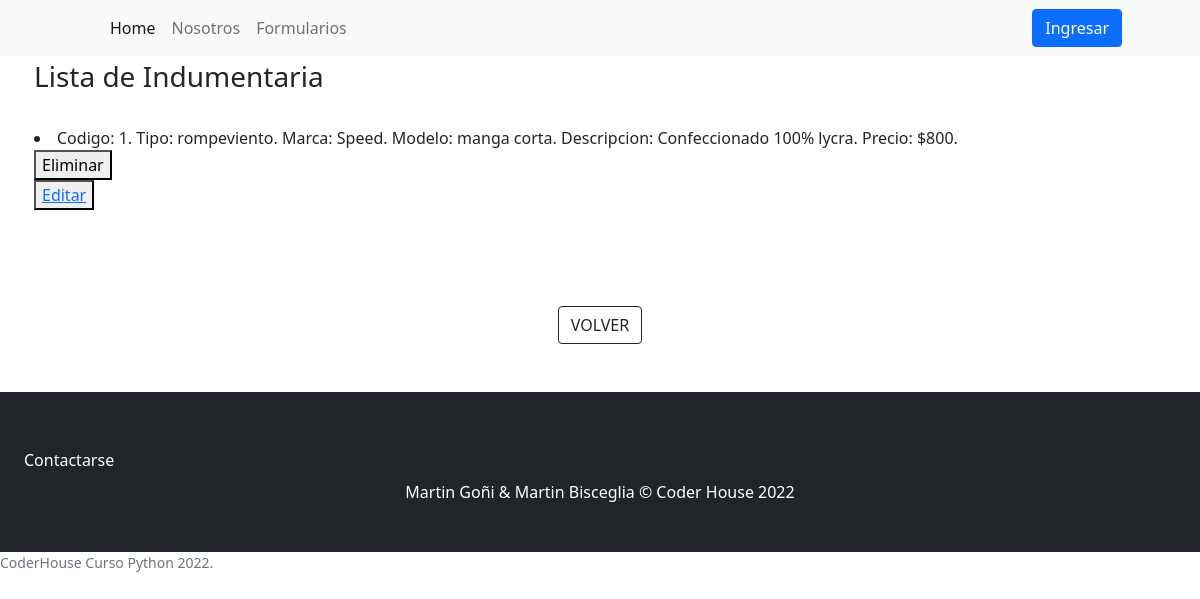
/Appventas/Leerindumentria/, run on an earlier commit of the app's database.
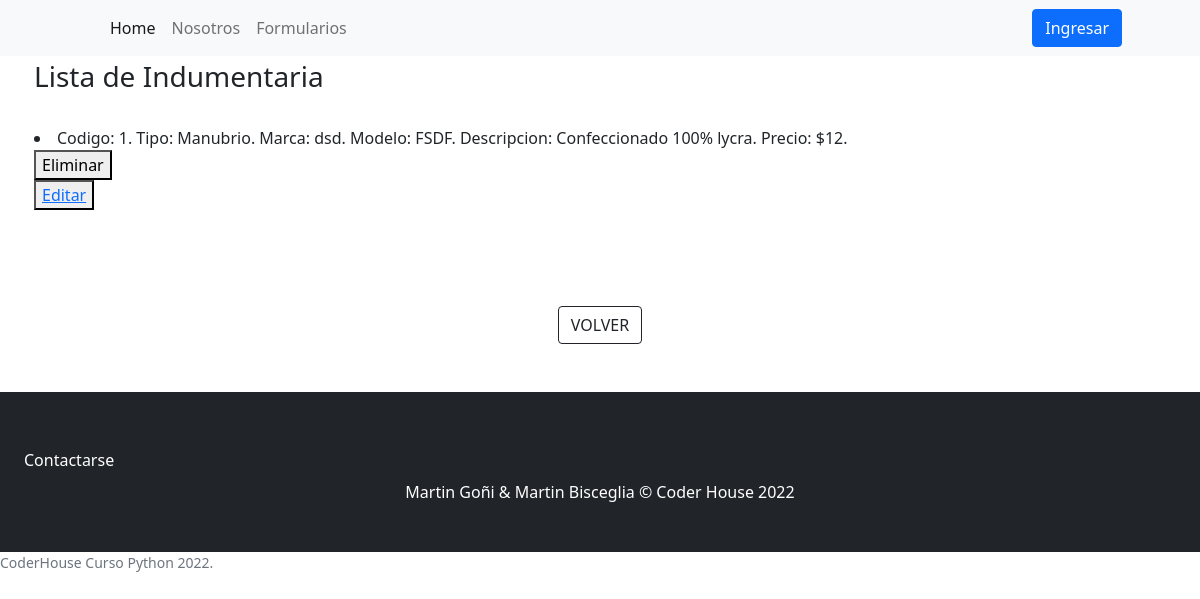
And on a later commit of the database.
### Appventas/models.py (models this page shows, shortened)
class producto (models.Model):
    codigo = models.IntegerField()
    marca = models.CharField(max_length=30)
    modelo = models.CharField(max_length=30)
    descripcion = models.CharField(max_length=100)
    precio = models.IntegerField()
    class Meta:
        abstract = True

class indumentaria(producto):
    tipo = models.CharField(max_length=30)
    talle = models.CharField(max_length=30)

### Appventas/views.py (the view)
# urls.py: path('Leerindumentria/', LeerIndum, name="Leerindume"),
def LeerIndum (request):
    print("method:", request.method) #Va  a imprimir por terminal el método que utilizamos.
    FormularioIndumentaria=indumentaria.objects.all()
    contexto={"Indumentaria":FormularioIndumentaria}
    return render (request, "VerFormulario_Indumentaria.html",contexto)

### Appventas/templates/VerFormulario_Indumentaria.html (shortened to what this page needs)
{% extends 'Padre.html' %}
{% load static %}
{% block bloquecambia %}
<div  class="container px-4 px-lg-1 mt-1">
    <h3>Lista de Indumentaria</h3>
    <br>
        {% for item in Indumentaria  %}
        <li>Codigo: {{item.codigo}}. Tipo: {{item.tipo}}. Marca: {{item.marca}}. Modelo: {{item.modelo}}. Descripcion: {{item.descripcion}}. Precio: ${{item.precio}}.</li>
        <div>
            <form action="{% url 'Eliminarindu' item.id %}" method = "POST">{% csrf_token %}
                 <button type="submit">Eliminar</button>
            </form>
            <button>
                <a href="{% url 'Editarindu' item.id %}">Editar</a>
           </button>
        </div>
        {% endfor %}
    <br><br>
    <br><br>
   <div class="text-center" ><a class="btn btn-outline-dark mt-auto" href="/Appventas/">VOLVER</a></div>
    <br><br>
</div>
{% endblock bloquecambia %}

What changed in the data, as far as the page shows it:
changed indumentaria "Confeccionado 100% lycra": tipo "rompeviento" → "Manubrio"; marca "Speed" → "dsd"; modelo "manga corta" → "FSDF"; precio "800" → "12"
